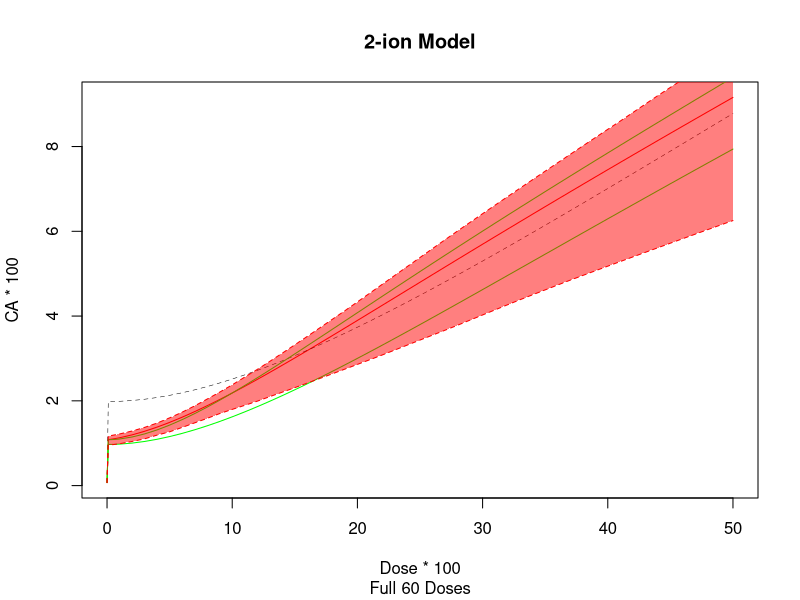

The R source for this figure: (Note: this script raises an error after producing the figure.)

library(deSolve) # package for solving differential equations
library(minpack.lm) # package for non-linear regression #rks to laz: I think we probably can just use nls() in stats, not nlsLM from linpack. Please check in R documentation if there is any functional difference at all
library(mvtnorm) # package for calculating confidence intervals by Monte Carlo simulation based on variance-covariance matrices #rks to laz: I added to comment.Please check that my addition is OK.
#rm(list=ls())
set.seed(19970101)

####2-ion 60 dose
d_2ion = c(seq(0, 0.009, 0.001), seq(0.01, 0.5, by = 0.01))
#Assuming the working directory is the location of this R file (On Github the csv file is in the same location as this R file)
two_ion_MIXDER = read.csv("2ionMonteCarlo.csv") #This is the Monte Carlo results with seed 19970101

#The graphing part
d1 <- two_ion_MIXDER$d
CA1 <- two_ion_MIXDER$CA
simpleeffect1 <- two_ion_MIXDER$simpleeffect
silicon1 <- two_ion_MIXDER$silicon
ironsix1 <- two_ion_MIXDER$ironsix
plot(x = d1 * 100, y = CA1 * 100, type = "l", col = "red", main="2-ion Model", sub="Full 60 Doses", 
     xlab="Dose * 100", ylab="CA * 100")
lines(x = d1 * 100, y = simpleeffect1 * 100, col = "black", lty = 2, lwd = 0.5)
lines(x = d1 * 100, y = silicon1* 100, col = "green")  
lines(x = d1 * 100, y = ironsix1* 100, col = "green")
lines(x= d1*100 , y = two_ion_MIXDER$CI_upper * 100, lty = 'dashed', col = 'red')
lines(x= d1*100 , y = two_ion_MIXDER$CI_lower * 100, lty = 'dashed', col = 'red')
polygon(c(d1*100,rev(d1*100)),c(two_ion_MIXDER$CI_lower * 100, rev(two_ion_MIXDER$CI_upper * 100)),col = rgb(1, 0, 0,0.5), border = NA)





####2-ion 12 dose
d_2ion_small = d[seq(1,60, by = 5)]
two_ion_MIXDER_small <- two_ion_MIXDER[seq(1,60, by = 5), ]

#The graphing part
d2 <- two_ion_MIXDER_small$d
CA2 <- two_ion_MIXDER_small$CA
simpleeffect2 <- two_ion_MIXDER_small$simpleeffect
silicon2 <- two_ion_MIXDER_small$silicon
ironsix2 <- two_ion_MIXDER_small$ironsix
plot(x = d2 * 100, y = CA2 * 100, type = "l", col = "red", main="2-ion Model", sub="12 Doses", 
     xlab="Dose * 100", ylab="CA * 100")
lines(x = d2 * 100, y = simpleeffect2 * 100, col = "black", lty = 2, lwd = 0.5)
lines(x = d2 * 100, y = silicon2* 100, col = "green")  
lines(x = d2 * 100, y = ironsix2* 100, col = "green")
lines(x= d2*100 , y = two_ion_MIXDER_small$CI_upper * 100, lty = 'dashed', col = 'red')
lines(x= d2*100 , y = two_ion_MIXDER_small$CI_lower * 100, lty = 'dashed', col = 'red')
polygon(c(d2*100,rev(d2*100)),c(two_ion_MIXDER_small$CI_lower * 100, rev(two_ion_MIXDER_small$CI_upper * 100)),col = rgb(1, 0, 0,0.5), border = NA)


####2-ion 60 dose without covariances (larger CI's)
#Assuming the working directory is the location of this R file (On Github the csv file is in the same location as this R file)
two_ion_MIXDER_var <- read.csv("2ionMonteCarlovar.csv")

#The graphing part
plot(x = d1 * 100, y = CA1 * 100, type = "l", col = "red", main="2-ion Model", sub="60 Doses without Covariances", 
     xlab="Dose * 100", ylab="CA * 100")
lines(x = d1 * 100, y = simpleeffect1 * 100, col = "black", lty = 2, lwd = 0.5)
lines(x = d1 * 100, y = silicon1* 100, col = "green")  
lines(x = d1 * 100, y = ironsix1* 100, col = "green")
lines(x= d1*100 , y = two_ion_MIXDER_var$CI_upper * 100, lty = 'dashed', col = 'red')
lines(x= d1*100 , y = two_ion_MIXDER_var$CI_lower * 100, lty = 'dashed', col = 'red')
polygon(c(d1*100,rev(d1*100)),c(two_ion_MIXDER_var$CI_lower * 100, rev(two_ion_MIXDER_var$CI_upper * 100)),col = rgb(1, 0, 0,0.5), border = NA)


####6-ion 50 dose
d_6ion <- c(seq(0, 0.009, 0.001), seq(0.01, 0.4, by = 0.01))
six_ion_MIXDER <- read.csv("6ionMonteCarlo.csv")

#the graphing part
d11 <- six_ion_MIXDER$d
CA11 <- six_ion_MIXDER$CA
simpleeffect11 <- six_ion_MIXDER$simpleeffect
silicon11 <- six_ion_MIXDER$silicon
titanium11 <- six_ion_MIXDER$titanium
ironthree11 <- six_ion_MIXDER$ironthree
ironfour11 <- six_ion_MIXDER$ironfour
ironsix11 <- six_ion_MIXDER$ironsix
oxygen11 <- six_ion_MIXDER$oxygen
plot(x = d11 * 100, y = CA11 * 100, type = "l", col = "red", main="6-ion Model", sub="Full 50 Doses", 
     xlab="Dose * 100", ylab="CA * 100")
lines(x = d11 * 100, y = simpleeffect11 * 100, col = "black", lty = 2, lwd = 0.5)
lines(x = d11 * 100, y = silicon11* 100, col = "green")  
lines(x = d11 * 100, y = titanium11* 100, col = "green")
lines(x = d11 * 100, y = ironthree11* 100, col = "green")  
lines(x = d11 * 100, y = ironfour11* 100, col = "green")
lines(x = d11 * 100, y = ironsix11* 100, col = "green")  
lines(x = d11 * 100, y = oxygen11* 100, col = "green")
lines(x= d11*100 , y = six_ion_MIXDER$CI_upper * 100, lty = 'dashed', col = 'red')
lines(x= d11*100 , y = six_ion_MIXDER$CI_lower * 100, lty = 'dashed', col = 'red')
polygon(c(d11*100,rev(d11*100)),c(six_ion_MIXDER$CI_lower * 100, rev(six_ion_MIXDER$CI_upper * 100)),col = rgb(1, 0, 0,0.5), border = NA)

####6-ion 10 dose
d_6ion_small <- d_6ion[seq(1, 50, by = 5)] 
six_ion_MIXDER_small <- six_ion_MIXDER[seq(1, 50, by = 5),]

#the graphing part
d22 <- six_ion_MIXDER_small$d
CA22 <- six_ion_MIXDER_small$CA
simpleeffect22 <- six_ion_MIXDER_small$simpleeffect
silicon22 <- six_ion_MIXDER_small$silicon
titanium22 <- six_ion_MIXDER_small$titanium
ironthree22 <- six_ion_MIXDER_small$ironthree
ironfour22 <- six_ion_MIXDER_small$ironfour
ironsix22 <- six_ion_MIXDER_small$ironsix
oxygen22 <- six_ion_MIXDER_small$oxygen
plot(x = d22 * 100, y = CA22 * 100, type = "l", col = "red", main="6-ion Model", sub="10 Doses", 
     xlab="Dose * 100", ylab="CA * 100")
lines(x = d22 * 100, y = simpleeffect22 * 100, col = "black", lty = 2, lwd = 0.5)
lines(x = d22 * 100, y = silicon22* 100, col = "green")  
lines(x = d22 * 100, y = titanium22* 100, col = "green")
lines(x = d22 * 100, y = ironthree22* 100, col = "green")  
lines(x = d22 * 100, y = ironfour22* 100, col = "green")
lines(x = d22 * 100, y = ironsix22* 100, col = "green")  
lines(x = d22 * 100, y = oxygen22* 100, col = "green")
lines(x= d22*100 , y = six_ion_MIXDER_small$CI_upper * 100, lty = 'dashed', col = 'red')
lines(x= d22*100 , y = six_ion_MIXDER_small$CI_lower * 100, lty = 'dashed', col = 'red')
polygon(c(d22*100,rev(d22*100)),c(six_ion_MIXDER_small$CI_lower * 100, rev(six_ion_MIXDER_small$CI_upper * 100)),col = rgb(1, 0, 0,0.5), border = NA)

####6-ion 50 dose without covariances (larger Ci's)
six_ion_MIXDER_var <- read.csv("6ionMonteCarlovar.csv")

#the graphing part
d22 <- six_ion_MIXDER_var$d
CA22 <- six_ion_MIXDER_var$CA
simpleeffect22 <- six_ion_MIXDER_var$simpleeffect
silicon22 <- six_ion_MIXDER_var$silicon
titanium22 <- six_ion_MIXDER_var$titanium
ironthree22 <- six_ion_MIXDER_var$ironthree
ironfour22 <- six_ion_MIXDER_var$ironfour
ironsix22 <- six_ion_MIXDER_var$ironsix
oxygen22 <- six_ion_MIXDER_var$oxygen
plot(x = d22 * 100, y = CA22 * 100, type = "l", col = "red", main="6-ion Model", sub="50 Doses without Covariances", 
     xlab="Dose * 100", ylab="CA * 100")
lines(x = d22 * 100, y = simpleeffect22 * 100, col = "black", lty = 2, lwd = 0.5)
lines(x = d22 * 100, y = silicon22* 100, col = "green")  
lines(x = d22 * 100, y = titanium22* 100, col = "green")
lines(x = d22 * 100, y = ironthree22* 100, col = "green")  
lines(x = d22 * 100, y = ironfour22* 100, col = "green")
lines(x = d22 * 100, y = ironsix22* 100, col = "green")  
lines(x = d22 * 100, y = oxygen22* 100, col = "green")
lines(x= d22*100 , y = six_ion_MIXDER_var$CI_upper * 100, lty = 'dashed', col = 'red')
lines(x= d22*100 , y = six_ion_MIXDER_var$CI_lower * 100, lty = 'dashed', col = 'red')
polygon(c(d22*100,rev(d22*100)),c(six_ion_MIXDER_var$CI_lower * 100, rev(six_ion_MIXDER_var$CI_upper * 100)),col = rgb(1, 0, 0,0.5), border = NA)
